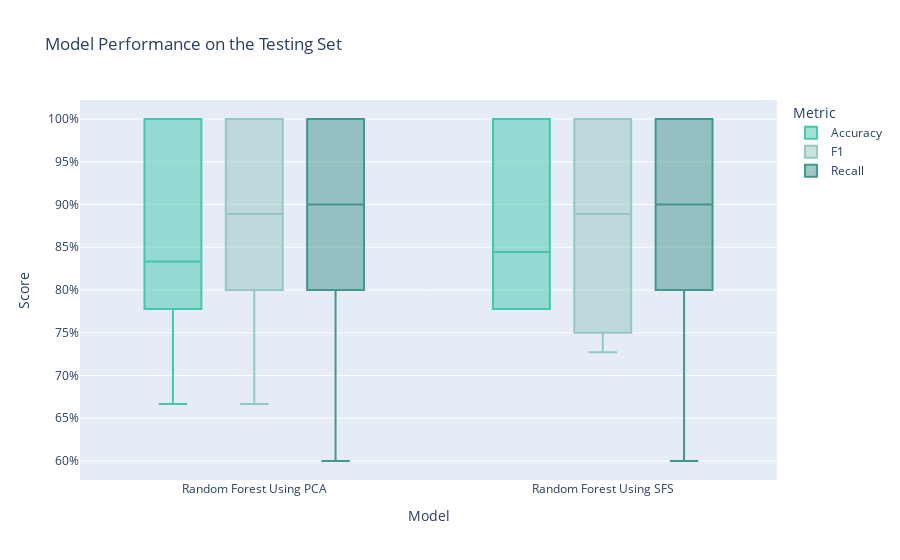

The notebook cell saved with this chart:
### Code cell
cv_scores_RF_using_accuracy_dict_using_PCA = pd.DataFrame(data={'Score': cv_scores_RF_using_accuracy_using_PCA, 'Metric': 'Accuracy', 'Model': 'Random Forest Using PCA'})
cv_scores_RF_using_f1_dict_using_PCA = pd.DataFrame(data={'Score': cv_scores_RF_using_f1_using_PCA, 'Metric': 'F1', 'Model': 'Random Forest Using PCA'})
cv_scores_RF_using_recall_dict_using_PCA = pd.DataFrame(data={'Score': cv_scores_RF_using_recall_using_PCA, 'Metric': 'Recall', 'Model': 'Random Forest Using PCA'})
RF_dataframe_using_PCA = pd.concat([cv_scores_RF_using_accuracy_dict_using_PCA, cv_scores_RF_using_f1_dict_using_PCA, cv_scores_RF_using_recall_dict_using_PCA], axis=0)

cv_scores_RF_using_accuracy_dict_using_SFS = pd.DataFrame(data={'Score': cv_scores_RF_using_accuracy_using_SFS, 'Metric': 'Accuracy', 'Model': 'Random Forest Using SFS'})
cv_scores_RF_using_f1_dict_using_SFS = pd.DataFrame(data={'Score': cv_scores_RF_using_f1_using_SFS, 'Metric': 'F1', 'Model': 'Random Forest Using SFS'})
cv_scores_RF_using_recall_dict_using_SFS = pd.DataFrame(data={'Score': cv_scores_RF_using_recall_using_SFS, 'Metric': 'Recall', 'Model': 'Random Forest Using SFS'})
RF_dataframe_using_SFS = pd.concat([cv_scores_RF_using_accuracy_dict_using_SFS, cv_scores_RF_using_f1_dict_using_SFS, cv_scores_RF_using_recall_dict_using_SFS], axis=0)

plot_df=pd.concat([RF_dataframe_using_PCA, RF_dataframe_using_SFS], axis=0)
plot_df['Score']=plot_df.Score.mul(100)
fig = px.box(plot_df, x="Model", y="Score", color="Metric", 
             title="Model Performance on the Testing Set",
             color_discrete_sequence = ['#45c7af', '#95C8C3','#45968E'])
fig.update_layout(xaxis_title='Model', yaxis_ticksuffix='%')
fig.show()

### Figure 1 — Plotly figure (JSON) as saved in the notebook; plotly's stock layout.template omitted (floating-point values rounded to 4 significant figures)
{"data": [{"alignmentgroup": "True", "hovertemplate": "Metric=Accuracy<br>Model=%{x}<br>Score=%{y}<extra></extra>", "legendgroup": "Accuracy", "marker": {"color": "#45c7af"}, "name": "Accuracy", "notched": false, "offsetgroup": "Accuracy", "orientation": "v", "showlegend": true, "type": "box", "x": ["Random Forest Using PCA", "Random Forest Using PCA", "Random Forest Using PCA", "Random Forest Using PCA", "Random Forest Using PCA", "Random Forest Using PCA", "Random Forest Using PCA", "Random Forest Using PCA", "Random Forest Using PCA", "Random Forest Using PCA", "Random Forest Using SFS", "Random Forest Using SFS", "Random Forest Using SFS", "Random Forest Using SFS", "Random Forest Using SFS", "Random Forest Using SFS", "Random Forest Using SFS", "Random Forest Using SFS", "Random Forest Using SFS", "Random Forest Using SFS"], "x0": " ", "xaxis": "x", "y": [100, 70, 66.67, 88.89, 77.78, 88.89, 77.78, 77.78, 100, 100, 100, 80, 77.78, 88.89, 77.78, 88.89, 77.78, 77.78, 100, 100], "y0": " ", "yaxis": "y"}, {"alignmentgroup": "True", "hovertemplate": "Metric=F1<br>Model=%{x}<br>Score=%{y}<extra></extra>", "legendgroup": "F1", "marker": {"color": "#95C8C3"}, "name": "F1", "notched": false, "offsetgroup": "F1", "orientation": "v", "showlegend": true, "type": "box", "x": ["Random Forest Using PCA", "Random Forest Using PCA", "Random Forest Using PCA", "Random Forest Using PCA", "Random Forest Using PCA", "Random Forest Using PCA", "Random Forest Using PCA", "Random Forest Using PCA", "Random Forest Using PCA", "Random Forest Using PCA", "Random Forest Using SFS", "Random Forest Using SFS", "Random Forest Using SFS", "Random Forest Using SFS", "Random Forest Using SFS", "Random Forest Using SFS", "Random Forest Using SFS", "Random Forest Using SFS", "Random Forest Using SFS", "Random Forest Using SFS"], "x0": " ", "xaxis": "x", "y": [100, 66.67, 80.0, 88.89, 88.89, 90.91, 83.33, 75.0, 100, 100, 100, 75.0, 72.73, 88.89, 88.89, 90.91, 83.33, 75.0, 100, 100], "y0": " ", "yaxis": "y"}, {"alignmentgroup": "True", "hovertemplate": "Metric=Recall<br>Model=%{x}<br>Score=%{y}<extra></extra>", "legendgroup": "Recall", "marker": {"color": "#45968E"}, "name": "Recall", "notched": false, "offsetgroup": "Recall", "orientation": "v", "showlegend": true, "type": "box", "x": ["Random Forest Using PCA", "Random Forest Using PCA", "Random Forest Using PCA", "Random Forest Using PCA", "Random Forest Using PCA", "Random Forest Using PCA", "Random Forest Using PCA", "Random Forest Using PCA", "Random Forest Using PCA", "Random Forest Using PCA", "Random Forest Using SFS", "Random Forest Using SFS", "Random Forest Using SFS", "Random Forest Using SFS", "Random Forest Using SFS", "Random Forest Using SFS", "Random Forest Using SFS", "Random Forest Using SFS", "Random Forest Using SFS", "Random Forest Using SFS"], "x0": " ", "xaxis": "x", "y": [100, 60, 80, 80, 80, 100, 100, 60, 100, 100, 100, 60, 80, 80, 80, 100, 100, 60, 100, 100], "y0": " ", "yaxis": "y"}], "layout": {"boxmode": "group", "legend": {"title": {"text": "Metric"}, "tracegroupgap": 0}, "title": {"text": "Model Performance on the Testing Set"}, "xaxis": {"anchor": "y", "domain": [0, 1], "title": {"text": "Model"}}, "yaxis": {"anchor": "x", "domain": [0, 1], "ticksuffix": "%", "title": {"text": "Score"}}}}
